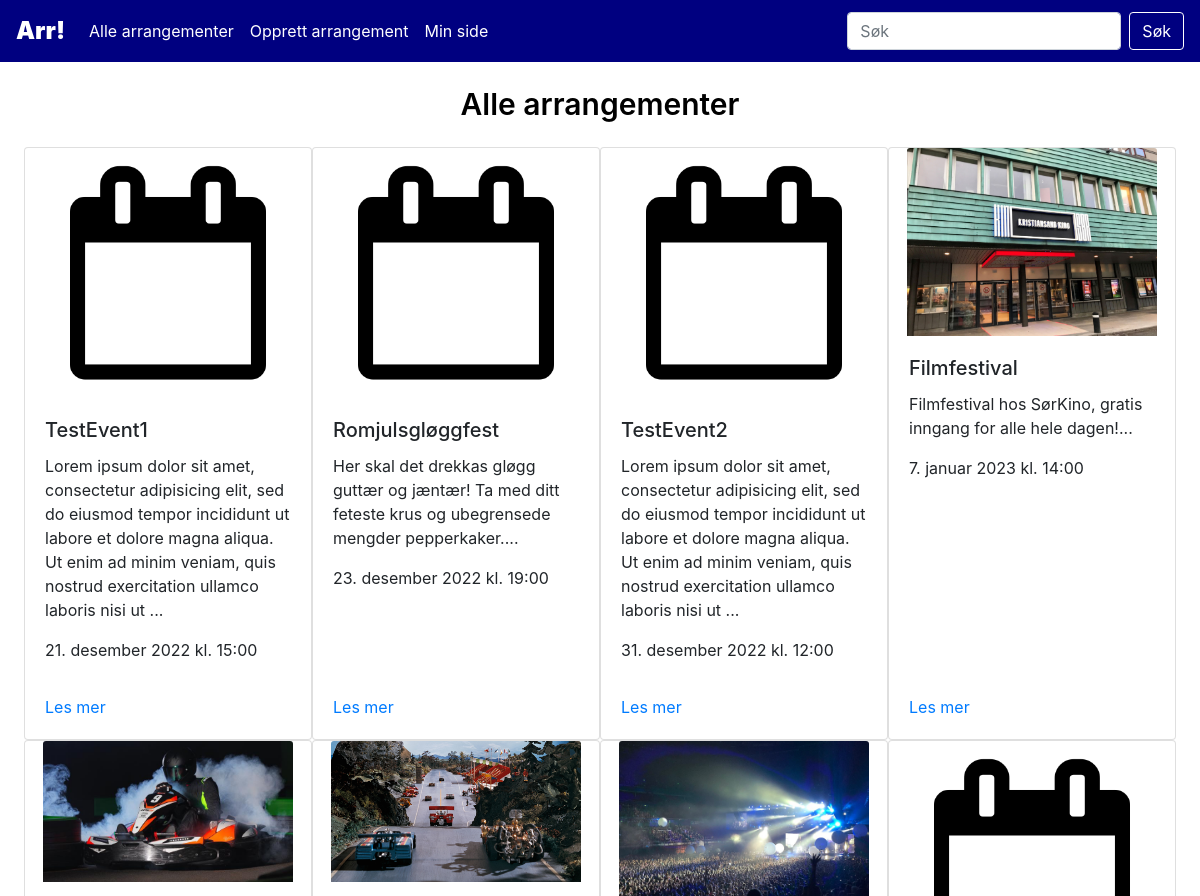
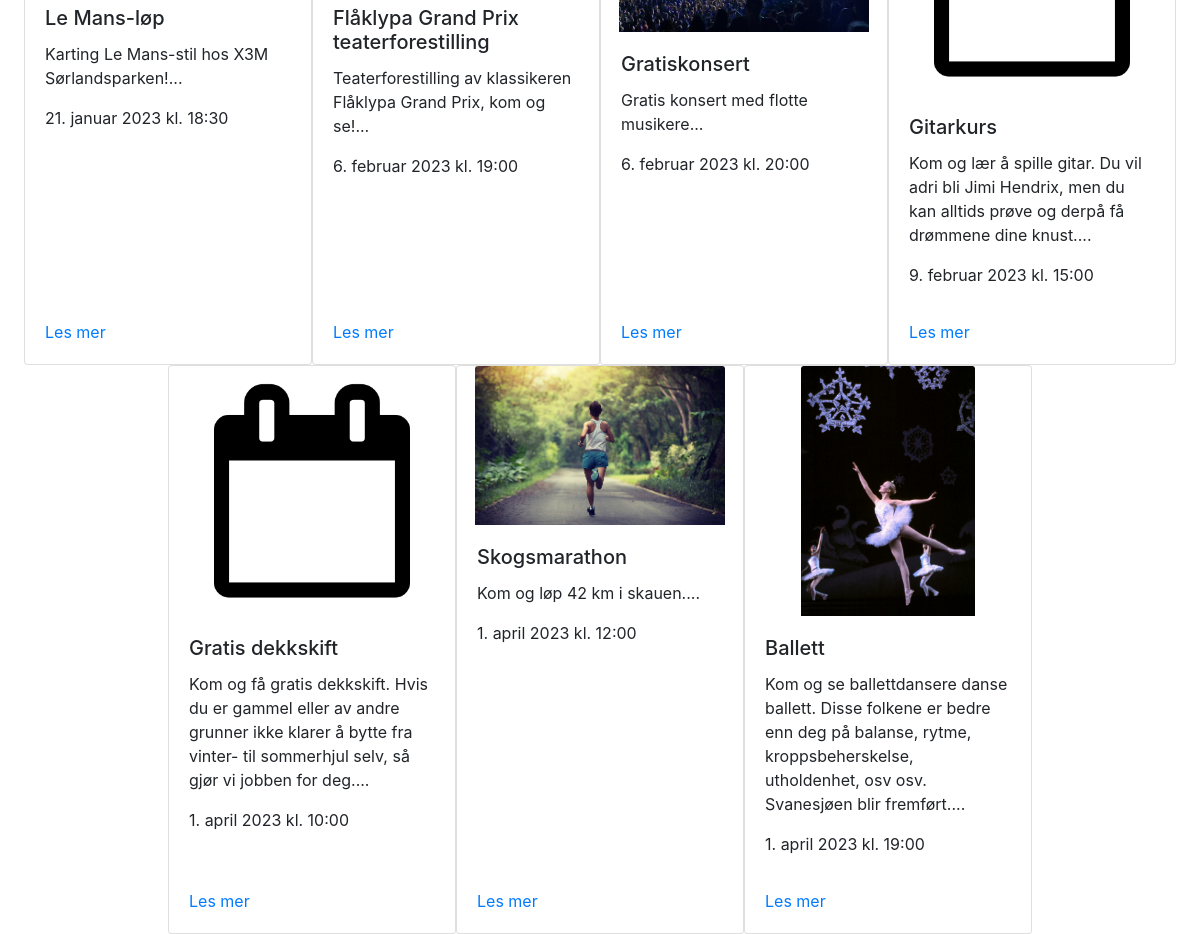
Screenshot of /allEvents.php with the database file from the repository (2 pictures, top to bottom).
### tables this page shows
CREATE TABLE `events` (
  `event_id` int(10) NOT NULL,
  `title` varchar(100) NOT NULL,
  `info` varchar(1000) NOT NULL,
  `host` int(10) NOT NULL,
  `location` varchar(200) NOT NULL,
  `time` datetime NOT NULL,
  `category_id` int(10) NOT NULL,
  `endtime` datetime DEFAULT NULL,
  `ticketprice` varchar(10) DEFAULT NULL,
  `website` varchar(200) DEFAULT NULL
);

### assets/lib/class.Event.php (called while the page is built, shortened)
<?php
class Event{
    function getEvents($number){
        $dbConn = new DbConn();
        $conn = $dbConn->connect();
        if($number == null){
            $limit = ";";
        }
        else{
            $limit = " LIMIT $number;";
        }
        $sql = "SELECT event_id, title, info, first_name, last_name, location, time, name, endtime, ticketprice, website
        FROM eventhandling.events
        INNER JOIN eventhandling.users ON users.user_id = events.host
        INNER JOIN eventhandling.categories ON categories.category_id = events.category_id
        ORDER BY time ASC" .
        $limit;
        $result = $conn->query($sql);
        return $result;
    }
}
?>

### assets/lib/class.Display.php (the view)
<?php
    class Display{
        function displayCards($result){
            if ($result->num_rows > 0) {
                echo "<div class=\"flex-container\">";
                while($row = $result->fetch_assoc()) {
                    $datetime = new DateTimeImmutable($row['time']);
                    if(file_exists("assets/img/event" . $row['event_id'] . ".jpg")) $img = $img = "assets/img/event" . $row['event_id'] . ".jpg";
                    else $img = "assets/img/stock.png";
                    echo "
                    <div class=\"card\" style=\"width: 18rem;\">
                    <div class=\"card-img\">
                        <img class=\"card-img-top\" src=\"" . $img . "\" alt=\"Arrangementsbilde\">
                    </div>
                    <div class=\"card-body d-flex flex-column\">
                        <h5 class=\"card-title\">" . $row["title"] . "</h5>
                        <p class=\"card-text\">" . substr($row["info"],0,200) . "...</p>
                        <p class=\"card-text\">" . $datetime->format('j.') . " " . self::translateMonth($datetime->format('F')) . " " . $datetime->format('Y') . " kl. " . $datetime->format('H:i') . "</p>
                    </div>
                    <div class=\"card-footer\">
                        <a href=\"event.php?event_id=" . $row['event_id'] . "\" class\"btn btn-primary\">Les mer</a>
                    </div>
                    </div>
                    ";
                }
                echo "</div>";
                }
                else {
                echo "0 results";
            }
        }
        function translateMonth($month){
            return $translated = match($month){
                "January"=>"januar",
                "February"=>"februar",
                "March"=>"mars",
                "April"=>"april",
                "May"=>"mai",
                "June"=>"juni",
                "July"=>"juli",
                "August"=>"august",
                "September"=>"september",
                "October"=>"oktober",
                "November"=>"november",
                "December"=>"desember"
            };
        }
    }
?>

### assets/css/styles.css (style rules this page uses)
.flex-container { display: flex !important; flex-direction: row !important; flex-wrap: wrap !important; justify-content: center; }
.card-img { display: flex; justify-content: center; }
.card-img img { max-height: 250px; max-width: 250px; width: auto; }
.card-footer { padding-left: 1.25rem; padding-bottom: 1.25rem; background-color: rgba(0,0,0,0); border-top: 1px solid rgba(0,0,0,0); }

### rows the page displays
events: title "TestEvent1", info "Lorem ipsum dolor sit amet, consectetur adipisicing elit, sed do eiusmod tempor incididunt ut labore et dolore magna aliqua. Ut enim ad minim veniam, quis nostrud exercitation ullamco laboris nisi ut", time "21.", time "desember", time "2022", time "15:00"
events: title "Romjulsgløggfest", info "Her skal det drekkas gløgg guttær og jæntær! Ta med ditt feteste krus og ubegrensede mengder pepperkaker.", time "23.", time "desember", time "2022", time "19:00"
events: title "TestEvent2", info "Lorem ipsum dolor sit amet, consectetur adipisicing elit, sed do eiusmod tempor incididunt ut labore et dolore magna aliqua. Ut enim ad minim veniam, quis nostrud exercitation ullamco laboris nisi ut", time "31.", time "desember", time "2022", time "12:00"
events: shows a picture, title "Filmfestival", info "Filmfestival hos SørKino, gratis inngang for alle hele dagen!", time "7.", time "januar", time "2023", time "14:00"
events: shows a picture, title "Le Mans-løp", info "Karting Le Mans-stil hos X3M Sørlandsparken!", time "21.", time "januar", time "2023", time "18:30"
events: shows a picture, title "Flåklypa Grand Prix teaterforestilling", info "Teaterforestilling av klassikeren Flåklypa Grand Prix, kom og se!", time "6.", time "februar", time "2023", time "19:00"
events: shows a picture, title "Gratiskonsert", info "Gratis konsert med flotte musikere", time "6.", time "februar", time "2023", time "20:00"
events: title "Gitarkurs", info "Kom og lær å spille gitar. Du vil adri bli Jimi Hendrix, men du kan alltids prøve og derpå få drømmene dine knust.", time "9.", time "februar", time "2023", time "15:00"
events: title "Gratis dekkskift", info "Kom og få gratis dekkskift. Hvis du er gammel eller av andre grunner ikke klarer å bytte fra vinter- til sommerhjul selv, så gjør vi jobben for deg.", time "1.", time "april", time "2023", time "10:00"
events: shows a picture, title "Skogsmarathon", info "Kom og løp 42 km i skauen.", time "1.", time "april", time "2023", time "12:00"
events: shows a picture, title "Ballett", info "Kom og se ballettdansere danse ballett. Disse folkene er bedre enn deg på balanse, rytme, kroppsbeherskelse, utholdenhet, osv osv. Svanesjøen blir fremført.", time "1.", time "april", time "2023", time "19:00"
